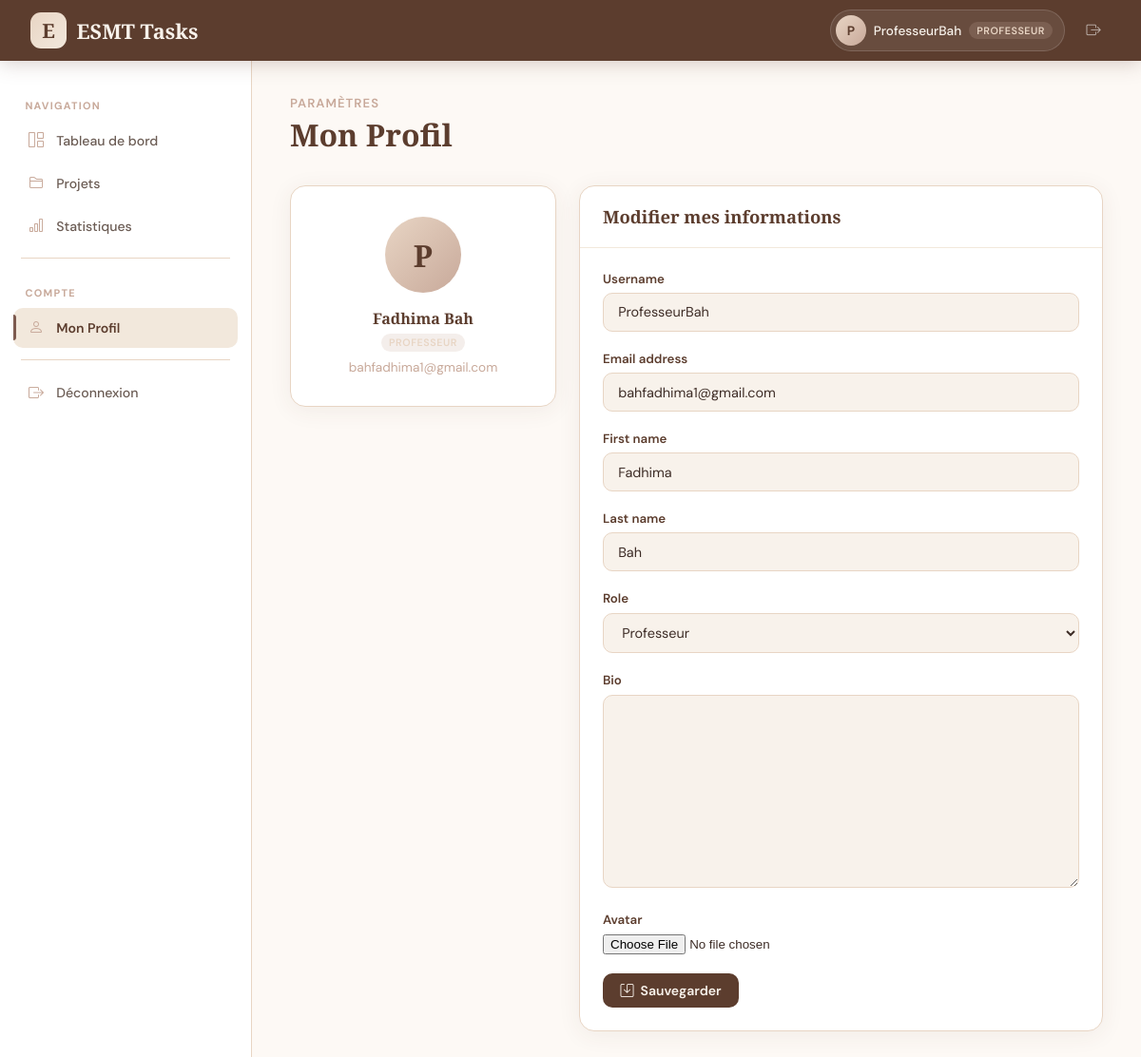
The app's page /profile/ (signed in), older data.
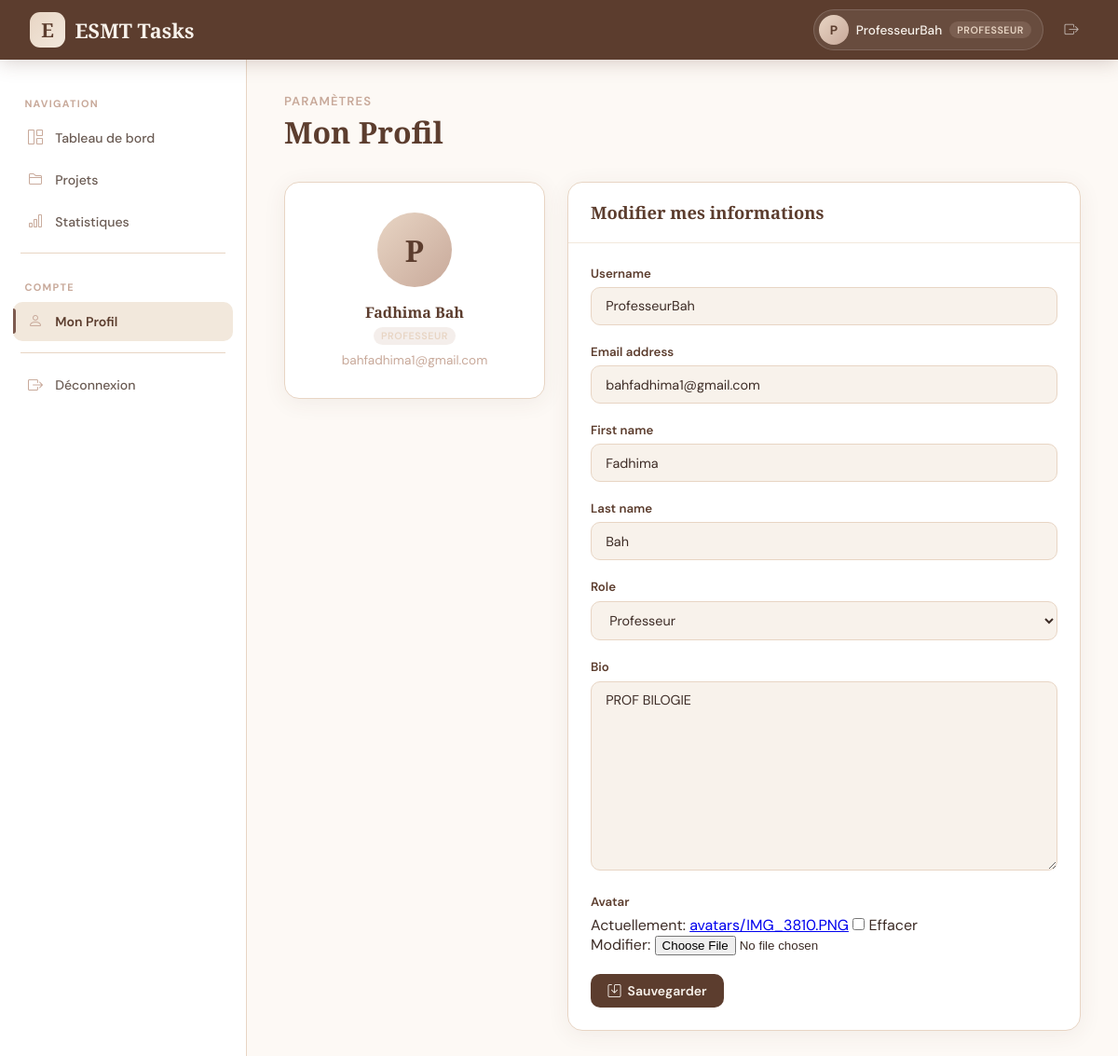
The same page, newer data.
### users/models.py (models this page shows, shortened)
class CustomUser(AbstractUser):
    ROLE_CHOICES = [
        ('etudiant', 'Étudiant'),
        ('professeur', 'Professeur'),
    ]
    role = models.CharField(max_length=20, choices=ROLE_CHOICES, default='etudiant')
    avatar = models.ImageField(upload_to='avatars/', null=True, blank=True)
    bio = models.TextField(blank=True, null=True)

### users/views.py (the view)
# urls.py: path('profile/', views.profile_view, name='profile'),
@login_required
def profile_view(request):
    if request.method == 'POST':
        form = ProfileForm(request.POST, request.FILES, instance=request.user)
        if form.is_valid():
            form.save()
            messages.success(request, 'Profil mis à jour !')
            return redirect('profile')
    else:
        form = ProfileForm(instance=request.user)
    return render(request, 'users/profile.html', {'form': form})

### users/forms.py
class ProfileForm(forms.ModelForm):
    class Meta:
        model = CustomUser
        fields = ['username', 'email', 'first_name', 'last_name', 'role', 'bio', 'avatar']

### templates/users/profile.html (shortened to what this page needs)
{% extends 'base.html' %}
{% block content %}
{% include 'partials/navbar.html' %}
<div class="app-layout">
    {% include 'partials/sidebar.html' %}
    <main class="main-content">
        <div class="page-header">
            <div>
                <p class="page-subtitle">Paramètres</p>
                <h1 class="page-title">Mon Profil</h1>
            </div>
        </div>
        <div style="display:grid;grid-template-columns:280px 1fr;gap:1.5rem;">
            <div class="card" style="align-self:start;">
                <div class="card-body" style="text-align:center;padding:2rem;">
                    <div style="width:80px;height:80px;border-radius:50%;background:linear-gradient(135deg,var(--beige-dark),var(--brown-pale));display:flex;align-items:center;justify-content:center;font-family:'Cormorant Garamond',serif;font-size:2rem;font-weight:700;color:var(--brown-dark);margin:0 auto 1rem;">
                        {{ user.username.0|upper }}
                    </div>
                    <h4 style="font-family:'Cormorant Garamond',serif;color:var(--brown-dark);">{{ user.get_full_name|default:user.username }}</h4>
                    <span class="role-badge {{ user.role }}" style="margin-top:.3rem;display:inline-block;">{{ user.get_role_display }}</span>
                    <p style="font-size:.85rem;color:var(--brown-pale);margin-top:.5rem;">{{ user.email }}</p>
                </div>
            </div>
            <div class="card">
                <div class="card-header"><span class="card-title">Modifier mes informations</span></div>
                <div class="card-body">
                    <form method="post" enctype="multipart/form-data">
                        {% for field in form %}
                        <div class="form-group">
                            <label class="form-label">{{ field.label }}</label>
                            {{ field }}
                        </div>
                        {% endfor %}
                        <button type="submit" class="btn btn-primary"><i class="bi bi-save"></i> Sauvegarder</button>
                    </form>
                </div>
            </div>
        </div>
    </main>
</div>
{% endblock %}

### templates/partials/navbar.html
<nav class="navbar">
    <a href="{% url 'dashboard' %}" class="navbar-brand">
        <div class="logo-icon">E</div>
        <span class="brand-text">ESMT <span>Tasks</span></span>
    </a>
    <div class="navbar-right">
        <a href="{% url 'profile' %}" class="user-chip">
            <div class="user-avatar">{{ request.user.username.0|upper }}</div>
            <span class="user-name">{{ request.user.username }}</span>
            <span class="role-badge {{ request.user.role }}">{{ request.user.get_role_display }}</span>
        </a>
        <a href="{% url 'logout' %}" class="nav-btn"><i class="bi bi-box-arrow-right"></i></a>
    </div>
</nav>

Row changes from the older to the newer data that the page shows:
changed CustomUser "Fadhima Bah": bio (not shown) → "PROF BILOGIE"
Text that changed along with them:
new list line: "Actuellement: avatars/IMG_3810.PNG Effacer Modifier: ☐"
